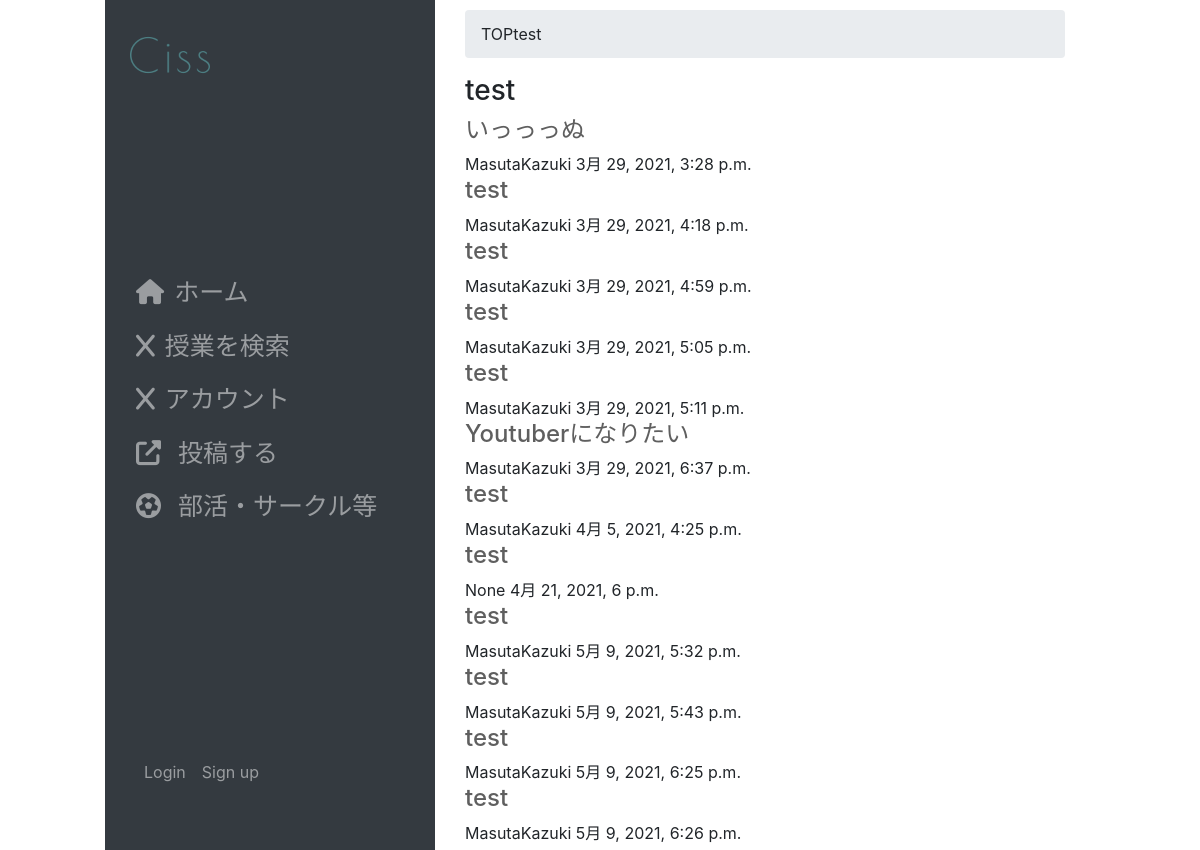
Page /club/category/test/ on the earlier database version.
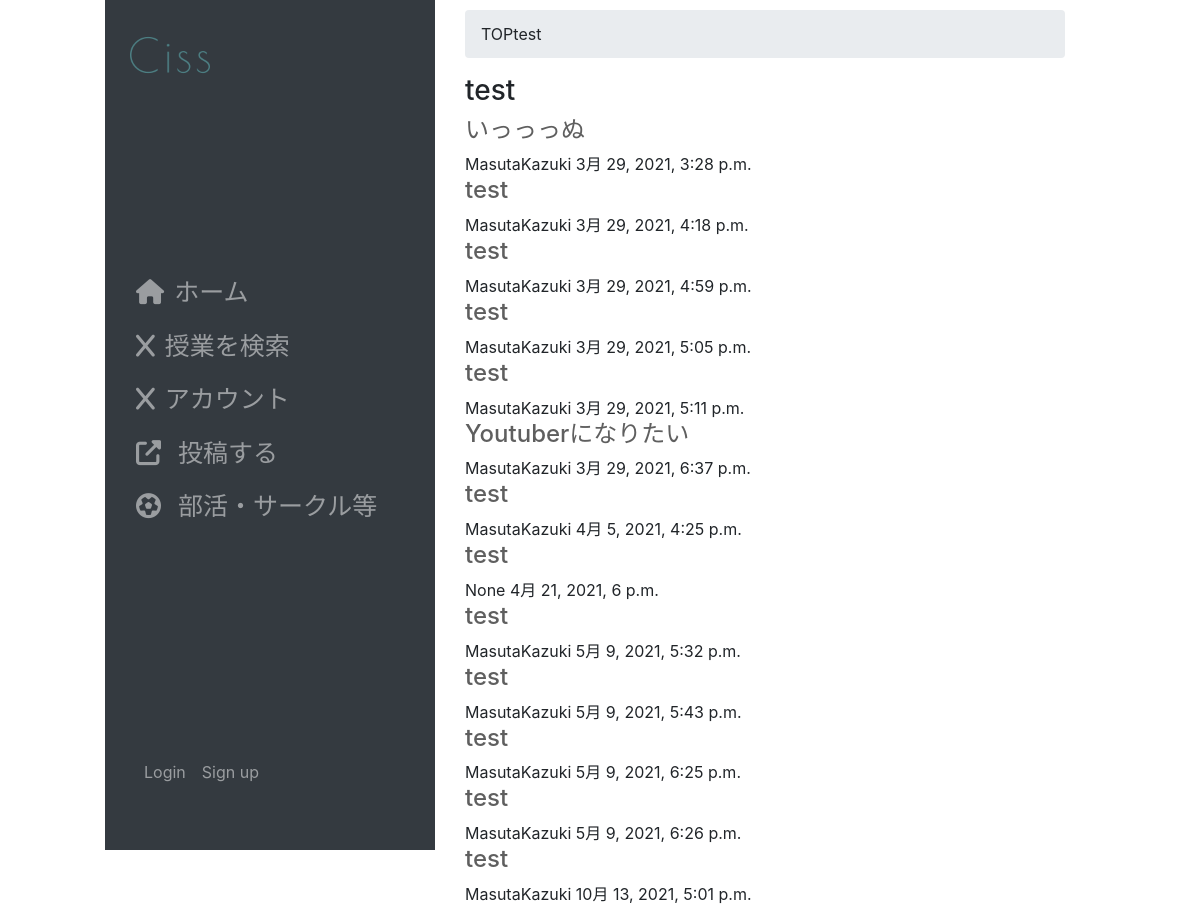
Same page on the later database version.
### club/models.py (models this page shows, shortened)
class Topic2(models.Model):
    user_name = models.ForeignKey(
        User,
        on_delete=models.SET_NULL,
        null=True,
        blank=True,
    )
    title = models.CharField(
        'タイトル',
        max_length=255,
        null = False,
        blank = False,
    )
    message = models.TextField(
        verbose_name='本文',
        null=True,
        blank=False,
    )
    category = models.ForeignKey(
        Category,
        verbose_name='カテゴリー',
        on_delete=models.PROTECT,
        null=True,
        blank=False,
    )
    created = models.DateTimeField(
        auto_now_add=True,
    )
    pub_flg = models.BooleanField(
        default=True,
    )
    modified = models.DateTimeField(
        auto_now=True,
    )
    objects = TopicManager()

### accounts/models.py (models this page shows, shortened)
class User(AbstractBaseUser, PermissionsMixin):
    username_validator = UnicodeUsernameValidator()
    username = models.CharField(
        _('username'),
        max_length=50,
        unique=True,
        help_text='この項目は必須です。全角文字、半角英数字、@/./+/-/_ で50文字以下にしてください。',
        validators=[username_validator],
        error_messages={
            'unique': _("A user with that username already exists."),
        },
    )
    email = models.EmailField(
        _('email address'),
        help_text='この項目は必須です。メールアドレスは公開されません。@ed.tmu.ac.jpのみ使用できます。',
        blank=False
    )
    is_staff = models.BooleanField(
        _('staff status'),
        default=False,
        help_text=_('Designates whether the user can log into this admin site.'),
    )
    is_active = models.BooleanField(
        _('active'),
        default=True,
        help_text=_(
            'Designates whether this user should be treated as active. '
            'Unselect this instead of deleting accounts.'
        ),
    )
    date_joined = models.DateTimeField(_('date joined'), default=timezone.now)
    objects = UserManager()
    EMAIL_FIELD = 'email'
    USERNAME_FIELD = 'username'
    REQUIRED_FIELDS = ['email']
    class Meta:
        verbose_name = _('user')
        verbose_name_plural = _('users')
        abstract = False

### club/views.py (the view)
# urls.py: path('category/<str:url_code>/', views.CategoryView.as_view(), name='category'),
class CategoryView(ListView,LoginRequiredMixin):
    template_name = 'club/category.html'
    context_object_name = 'topic_list'
    def get_queryset(self):
        return Topic2.objects.filter(category__url_code = self.kwargs['url_code'])
    def get_context_data(self, **kwargs):
        ctx = super().get_context_data(**kwargs)
        ctx['category'] = get_object_or_404(Category, url_code=self.kwargs['url_code'])
        return ctx

### templates/club/category.html (shortened to what this page needs)
<!DOCTYPE html>
{% extends 'cissapp/layout.html' %}
{% load static %}
{% block content %}
<div class="ui grid stackable">
    <div class="eleven wide column">
        <div class="ui breadcrumb">
            <a class="section">TOP</a>
            <a class="active section">{{category.name}}</a>
        </div>
        <div class="ui segment">
            <div class="content">
                <div class="header"><h3>{{category.name}}</h3></div>
                <div class="ui divided items">
                    {% if topic_list %}
                    {% for topic in topic_list %}
                    <div class="item">
                        <div class="content">
                            <div class="header">
                                <a href="{% url 'club:topic' pk=topic.id %}"><h4>{{topic.title}}</h4></a>
                            </div>
                            <div class="meta">
                                <span class="name">{{topic.user_name}}</span>
                                <span class="date">{{topic.created}}</span>
                            </div>
                        </div>
                    </div>
                    {% endfor %}
                    {% else %}
                    <div class="ui warning message">トピックが存在しません</div>
                    {% endif %}
                </div>
            </div>
        </div>
    </div>
</div>
{% endblock %}

Differences in the rows shown:
added Topic2: title "test", user_name "MasutaKazuki", created "10月 13, 2021, 5:01 p.m."
